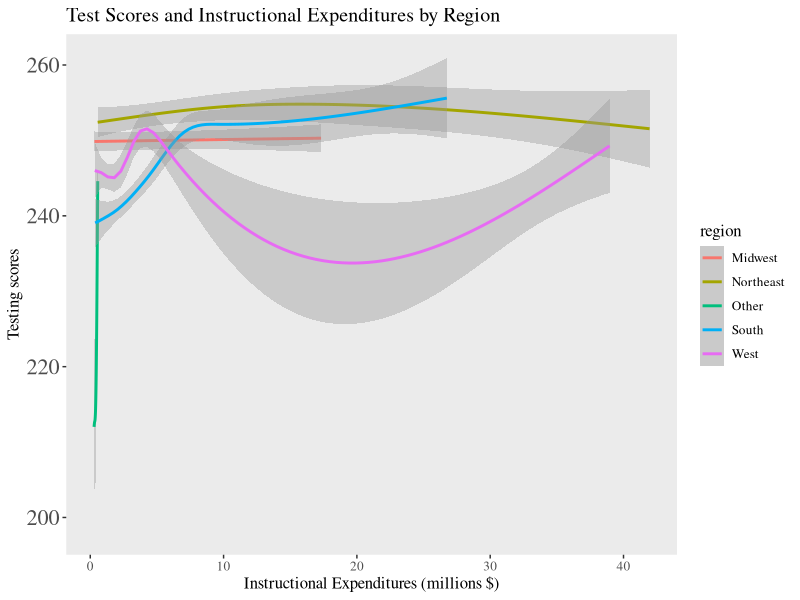
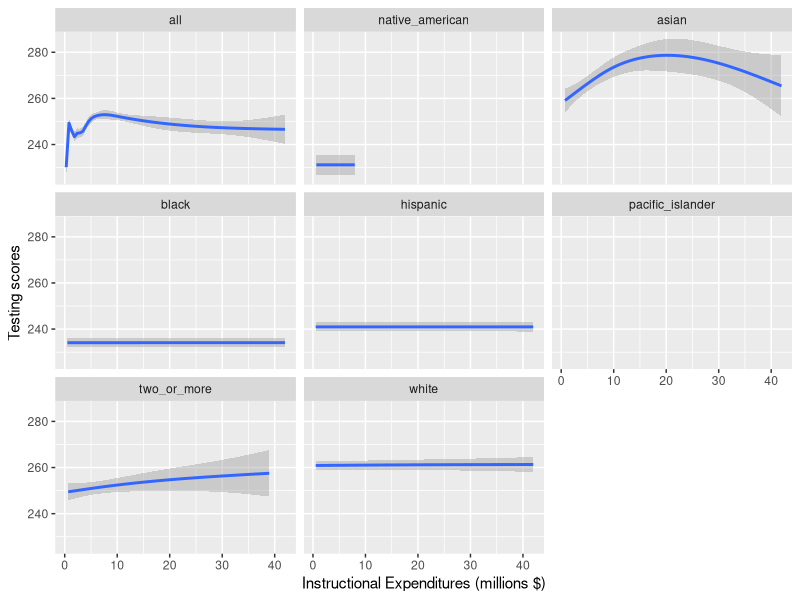
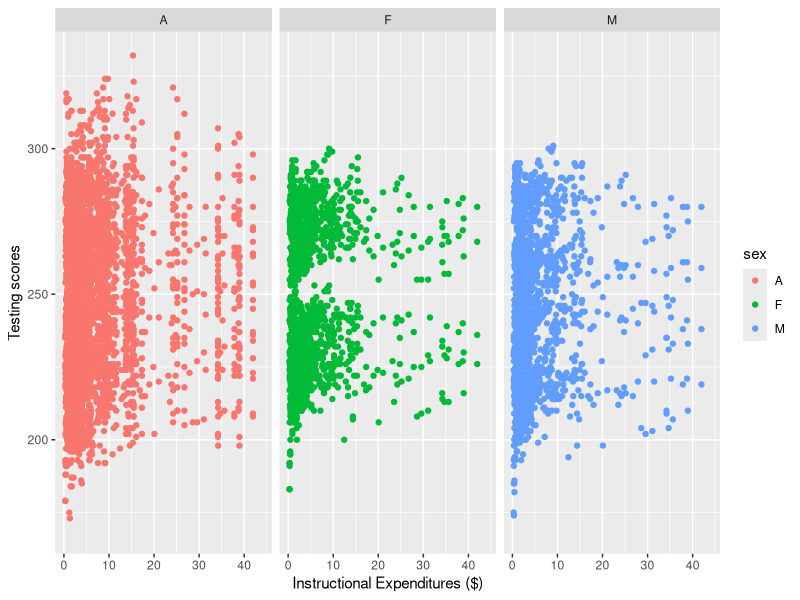
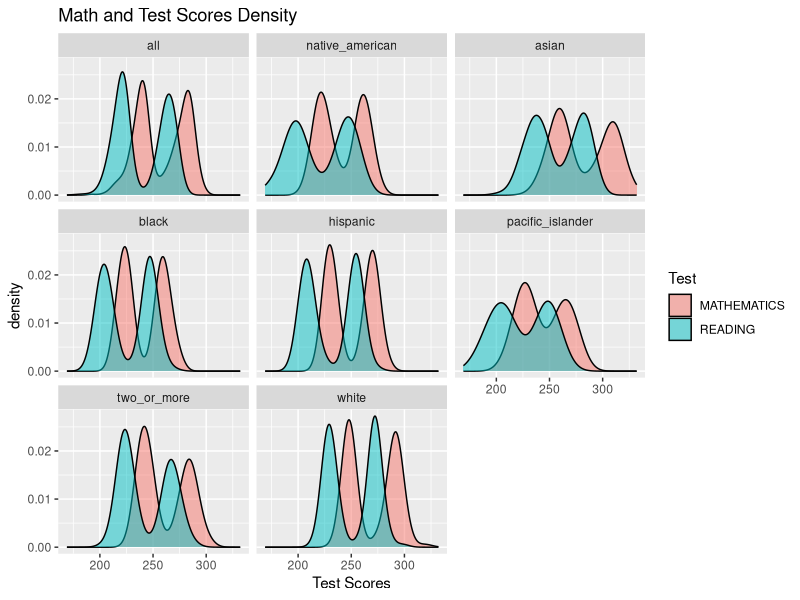
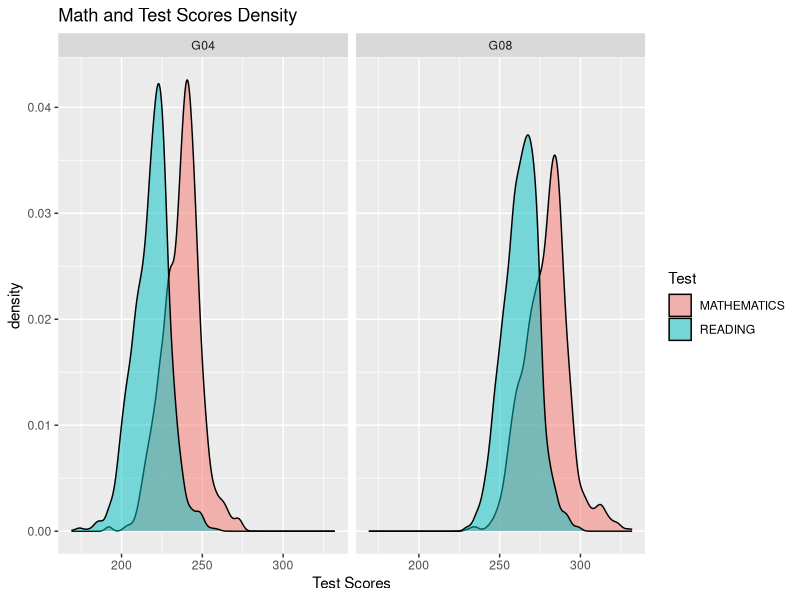
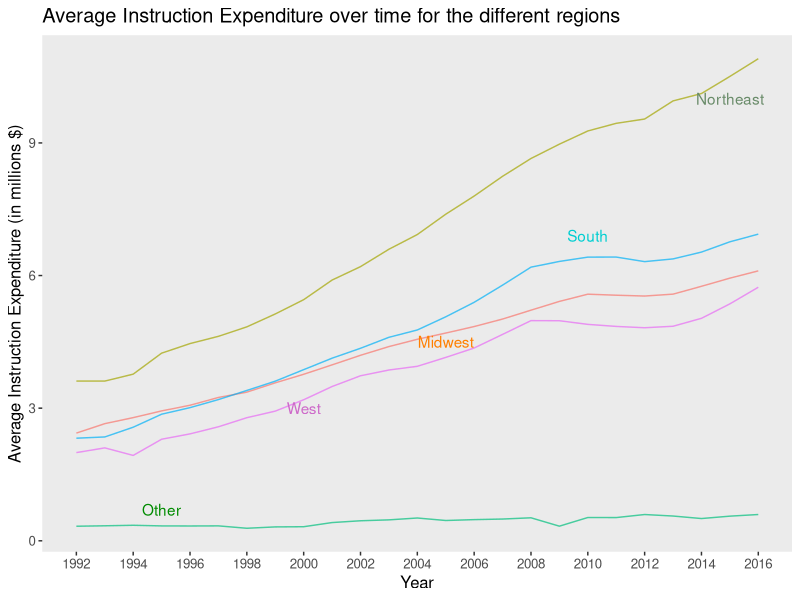
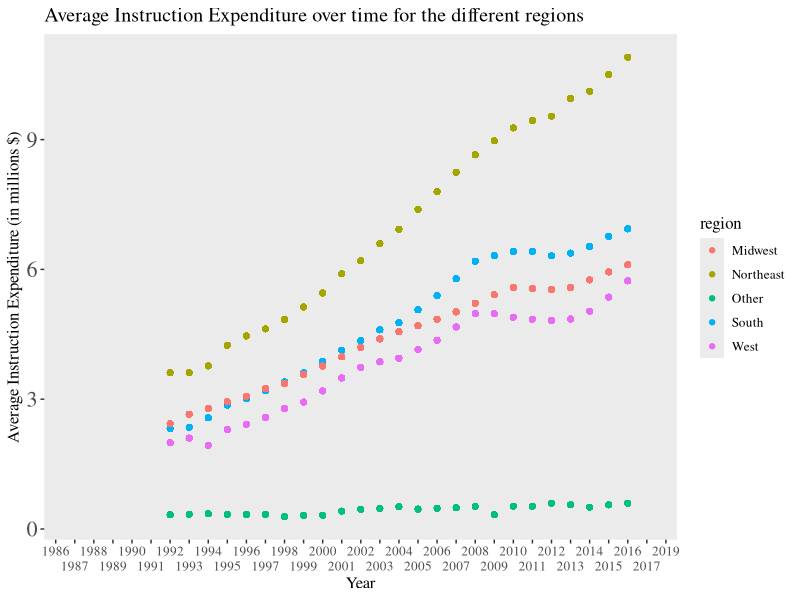

Write R code to recreate these figures, in order. (Note: this script raises an error after producing the figures.)
## ---- chunk 1
knitr::opts_chunk$set(echo = FALSE, message = FALSE, results = FALSE, warning = FALSE)
library(tidyverse)
library(readxl)
## ---- chunk 2
schools <- read_xlsx("US_schools_data.xlsx")
## ---- chunk 3
clean_schools <-schools %>%
  select(PRIMARY_KEY,
         TOTAL_EXPENDITURE, 
         INSTRUCTION_EXPENDITURE, 
         SUPPORT_SERVICES_EXPENDITURE, 
         OTHER_EXPENDITURE, 
         CAPITAL_OUTLAY_EXPENDITURE, 
         ends_with("READING"), 
         ends_with("MATHEMATICS"))
## ---- chunk 4

clean_schools$PRIMARY_KEY <- str_replace(clean_schools$PRIMARY_KEY,"_", " ")

clean_schools <- clean_schools %>%
  separate(PRIMARY_KEY, 
           into = c("year", "state"), 
           sep = " ")

clean_schools$state <- str_replace_all(clean_schools$state, "_", " ")


## ---- chunk 5
clean_schools <- clean_schools %>%
  pivot_longer("G04_A_A_READING":"G08_TR_A_MATHEMATICS",
               names_to = c("grade","race", "sex", "test"),
               names_sep = "_",
               values_to = "score")
## ---- chunk 6
clean_schools <- clean_schools %>%
  mutate(sex = as.factor(sex),
         race = fct_recode(as.factor(clean_schools$race), 
                           all = "A",
                           asian = "AS",
                           hispanic = "HI",
                           black = "BL",
                           white = "WH",
                           pacific_islander = "HP",
                           two_or_more = "TR",
                           native_american = "AM"),
         test = as.factor(test),
         grade =as.factor(grade),
         INSTRUCTION_EXPENDITURE = INSTRUCTION_EXPENDITURE / 1000000
         )
  
## ---- chunk 7
MIDWEST <- c("INDIANA",
             "ILLINOIS",
             "MICHIGAN",
             "OHIO",
             "WISCONSIN",
             "IOWA",
             "KANSAS",
             "MINNESOTA",
             "MISSOURI",
             "NEBRASKA",
             "NORTH DAKOTA",
             "SOUTH DAKOTA")

NORTHEAST <- c("CONNECTICUT",
               "MAINE",
               "MASSACHUSETTS",
               "NEW HAMPSHIRE",
               "RHODE ISLAND",
               "VERMONT",
               "NEW JERSEY",
               "NEW YORK",
               "PENNSYLVANIA")

SOUTH <- c("DELAWARE",
           "DISTRICT",
           "FLORIDA",
           "GEORGIA",
           "MARYLAND",
           "NORTH CAROLINA",
           "SOUTH CAROLINA",
           "VIRGINIA",
           "WEST VIRGINIA",
           "ALABAMA",
           "KENTUCKY",
           "MISSISSIPPI",
           "TENNESSEE",
           "ARKANSAS",
           "LOUISIANA",
           "OKLAHOMA",
           "TEXAS")

WEST <- c("ARIZONA",
          "COLORADO",
          "IDAHO",
          "NEW MEXICO",
          "MONTANA",
          "UTAH",
          "NEVADA",
          "WYOMING",
          "ALASKA",
          "CALIFORNIA",
          "HAWAII",
          "OREGON",
          "WASHINGTON")

clean_schools <- clean_schools %>%
  mutate(region = if_else(state %in% MIDWEST, "Midwest", 
                          if_else(state %in% NORTHEAST, "Northeast", 
                                  if_else(state %in% SOUTH, "South", 
                                          if_else(state %in% WEST, "West", "Other")))))

## ---- chunk 8
clean_schools %>%
  group_by(region) %>%
  ggplot(aes(x = INSTRUCTION_EXPENDITURE, y = score, color = region)) +
  geom_smooth() +
  theme(panel.grid.major = element_blank(), 
        panel.grid.minor = element_blank(),
        text=element_text(size=12, 
                          family="serif"),
                          axis.text.y = element_text(size = 16))+
  labs(title = "Test Scores and Instructional Expenditures by Region",
       x = "Instructional Expenditures (millions $)", 
       y = "Testing scores")  

# I don't think we should include this plot
clean_schools %>%
  ggplot(aes(x = INSTRUCTION_EXPENDITURE, y = score)) +
  #geom_point() +
  geom_smooth() +
  labs(x = "Instructional Expenditures (millions $)", 
       y = "Testing scores")  +
  facet_wrap(~race)
## ---- chunk 9
clean_schools %>%
  ggplot(aes(x = INSTRUCTION_EXPENDITURE, y = score, color = sex)) +
  geom_point() +
  labs(x = "Instructional Expenditures ($)", 
       y = "Testing scores")  +
  facet_wrap(~sex)
## ---- chunk 10
clean_schools %>%
  ggplot()+
  geom_density(mapping = aes(x = score, fill = test), alpha = 0.5)+
  facet_wrap(~race) +
  labs(title = "Math and Test Scores Density", x = "Test Scores", fill = "Test")
## ---- chunk 11
clean_schools %>%
  ggplot()+
  geom_density(mapping = aes(x = score, fill = test), alpha = 0.5)+
  facet_wrap(~grade) +
  labs(title = "Math and Test Scores Density", x = "Test Scores", fill = "Test")
## ---- chunk 12
clean_schools %>%
  filter(!is.na(INSTRUCTION_EXPENDITURE)) %>%
  group_by(year, region) %>%
  mutate(
    avg = mean(INSTRUCTION_EXPENDITURE, na.rm = TRUE),
         year = as.numeric(year),
    region = as.factor(region)
    ) %>%
  ggplot(mapping = aes(x = year, y = avg, color = region))+
  geom_line(alpha = 0.7) +
  theme(legend.position="none",
        panel.grid.major = element_blank(), 
        panel.grid.minor = element_blank(),
        text=element_text(size=12, family="sans"))+
  annotate(geom="text", x=2015, y=10, label="Northeast", color = "darkseagreen4") +
  annotate(geom="text", x=2000, y=3, label="West", color = "orchid3") +
  annotate(geom="text", x=1995, y=0.7, label="Other", color = "green4") +
  annotate(geom="text", x=2005, y=4.5, label="Midwest", color = "darkorange1") +
  annotate(geom="text", x=2010, y=6.9, label="South", color = "darkturquoise") +
  scale_x_continuous(breaks = round(seq(min(clean_schools$year), max(clean_schools$year), by = 2),1)) +
  labs(title = "Average Instruction Expenditure over time for the different regions", y = "Average Instruction Expenditure (in millions $)", x = "Year")
## ---- chunk 13
clean_schools %>%
  #filter(!is.na(INSTRUCTION_EXPENDITURE)) %>%
  group_by(year, region, race, sex) %>%
  mutate(  avg = mean(INSTRUCTION_EXPENDITURE, na.rm = TRUE),
         year = as.factor(year)) %>%
  ggplot(mapping = aes(x = year, y = avg, color = region))+
  geom_point() +
  scale_x_discrete(guide = guide_axis(n.dodge=2))+
  theme(panel.grid.major = element_blank(), 
        panel.grid.minor = element_blank(),
        text=element_text(size=12, 
                          family="serif"),
                          axis.text.y = element_text(size = 16))+
  labs(title = "Average Instruction Expenditure over time for the different regions", y = "Average Instruction Expenditure (in millions $)", x = "Year")
## ---- chunk 14
clean_schools %>%
  group_by(year, region) %>%
  filter(year > 1992 & year < 2017) %>%
  mutate(
    avg = mean(INSTRUCTION_EXPENDITURE, na.rm = TRUE),
         year = as.factor(year)) %>%
  ggplot(mapping = aes(x = year, 
                       y = avg,
                       group = region,
                       color = fct_reorder2(region, year, INSTRUCTION_EXPENDITURE)))+
  geom_line() +
  scale_x_discrete(guide = guide_axis(n.dodge=2)) +
  #scale_colour_brewer(palette = "Paired") +
  theme(panel.grid.major = element_blank(), 
        panel.grid.minor = element_blank(),
        text=element_text(size=12, 
                          family="serif"),
                          axis.text.y = element_text(size = 16))+
  # code for removing gridlines from https://felixfan.github.io/ggplot2-remove-grid-background-margin/
  # code for font from https://stackoverflow.com/questions/34522732/changing-fonts-in-ggplot2
  # annotation from https://ggplot2.tidyverse.org/reference/annotate.html
  labs(title = "Average Instruction Expenditure Over Time by Region",
       x = "Year",
       y = "Average Instruction Expenditure (Millions $)",
       color = "Region")+
  annotate("text", 
           x = "2012", 
           y = 7.75, 
           label = "Large increase \n for Northeast",
           size = 2)

## ---- chunk 15
clean_schools %>%
  filter(test == "MATHEMATICS",
         !is.na(score)) %>%
  lm(score ~ INSTRUCTION_EXPENDITURE, data = .) ->
  math_model

clean_schools %>%
  filter(test == "READING",
         !is.na(score)) %>%
  lm(score ~ INSTRUCTION_EXPENDITURE, data = .) ->
  reading_model
## ---- chunk 16
summary(math_model)
# math model has higher r^2
summary(reading_model)
## ---- chunk 17
clean_schools %>%
  lm(score ~ test, data = .) ->
  test_model
summary(test_model)
## ---- chunk 18
clean_schools %>%
  mutate(year = as.numeric(year)) %>%
  lm(score ~ test + year, data = .) %>%
  summary()
## ---- chunk 19
clean_schools %>%
  mutate(year = as.numeric(year),
         state = as.factor(state)) %>%
  lm(score ~ test + year + SUPPORT_SERVICES_EXPENDITURE, data = .) %>%
  summary()
## ---- chunk 20
clean_schools %>%
  mutate(year = as.numeric(year)) %>%
  lm(score ~ test + year + region + SUPPORT_SERVICES_EXPENDITURE, data = .) %>%
  summary()
## ---- chunk 21
clean_schools %>%
  mutate(year = as.numeric(year)) %>%
  lm(score ~ test + year + region + SUPPORT_SERVICES_EXPENDITURE + race, data = .) %>%
  summary()
## ---- chunk 22
clean_schools %>%
  mutate(year = as.numeric(year)) %>%
  lm(score ~ test + year + region + race, data = .) %>%
  summary()
## ---- chunk 23
clean_schools %>%
  mutate(year = as.numeric(year)) %>%
  lm(score ~ test + year + region + SUPPORT_SERVICES_EXPENDITURE + race + grade, data = .) %>%
  summary()
## ---- chunk 24
clean_schools %>%
  mutate(year = as.numeric(year)) %>%
  lm(score ~ test + year + region +  race + grade + sex, data = .) %>%
  summary()


## ---- chunk 25
clean_schools %>%
  mutate(year = as.numeric(year)) %>%
  lm(score ~ test + year + region + race + grade + INSTRUCTION_EXPENDITURE, data = .) %>%
  summary()
## ---- chunk 26
clean_schools %>%
  filter(!is.na(SUPPORT_SERVICES_EXPENDITURE)) %>%
  group_by(year, region) %>%
  mutate(
    avg = mean(SUPPORT_SERVICES_EXPENDITURE/1000000, na.rm = TRUE),
         year = as.numeric(year),
    region = as.factor(region)
    ) %>%
  ggplot(mapping = aes(x = year, y = avg, color = region))+
  geom_line(alpha = 0.7) +
  theme(
        panel.grid.major = element_blank(), 
        panel.grid.minor = element_blank(),
        text=element_text(size=12, family="sans"))+
  scale_x_continuous(breaks = round(seq(min(clean_schools$year), max(clean_schools$year), by = 2),1)) +
  labs(title = "Average Support Services Expenditure over time for the different regions", y = "Average Support Services Expenditure (in millions $)", x = "Year")
## ---- chunk 27
clean_schools %>%
  mutate(year = as.numeric(year)) %>%
  ggplot(mapping = aes(x = year, 
                           y = score,
                           color = race))+
  geom_point()+
  geom_jitter()+
  #stat_smooth(method = "lm")+
  facet_grid(rows = vars(test),
             cols = vars(grade))+
  theme(panel.grid.major = element_blank(), 
        panel.grid.minor = element_blank())
## ---- chunk 28
clean_schools %>%
  filter(year >= 2010,
         race != "all") %>%
  mutate(year = as.factor(year)) %>%
  ggplot(mapping = aes(x = year, 
                           y = score,
                           color = race))+
  geom_point()+
  geom_jitter()+
  stat_smooth(method = "lm")+
  facet_grid(rows = vars(test), cols = vars(grade))+
  theme(panel.grid.major = element_blank(), 
        panel.grid.minor = element_blank())
## ---- chunk 29
clean_schools %>%
  filter(year >= 2010,
         race != "all") %>%
  mutate(year = as.factor(year)) %>%
  ggplot(mapping = aes(x = year, 
                           y = score,
                           color = grade))+
  geom_point()+
  geom_jitter()+
  stat_smooth(method = "lm")+
  facet_grid(rows = vars(test), cols = vars(race))+
  theme(panel.grid.major = element_blank(), 
        panel.grid.minor = element_blank())
## ---- chunk 30
schools_lm <- clean_schools %>%
  mutate(year = as.numeric(year)) %>%
  lm(score ~ test + year + region + race + grade + INSTRUCTION_EXPENDITURE, data = .)
schools_predict <- predict(schools_lm)
schools_sigma <- sigma(schools_lm)
## ---- chunk 31
noise <- function(x, mean = 0, sd){
  n <- length(x)
  new_data <- x + rnorm(n, mean, sd)
  return(new_data)
}
## ---- chunk 32
new_data <- tibble(
  predict_score = noise(schools_predict,
                         sd = schools_sigma)
)
## ---- chunk 33
new_data <- clean_schools %>% 
  filter(!is.na(score), 
         !is.na(test), 
         !is.na(year),
         !is.na(region),
         !is.na(race),
         !is.na(grade),
         !is.na(INSTRUCTION_EXPENDITURE)) %>% 
  select(score, test, year, region, race, grade,
         INSTRUCTION_EXPENDITURE) %>% 
  bind_cols(new_data)
## ---- chunk 34
nsims <- 1000

sims <- map_dfc(1:nsims, ~tibble(
  sim = noise(schools_predict, 
              sd = schools_sigma)))
## ---- chunk 35
colnames(sims) <- colnames(sims) %>% 
  str_replace(pattern = "\\.\\.\\.",
                  replace = "_")
## ---- chunk 36
sims <- clean_schools %>% 
filter(!is.na(score), 
         !is.na(test), 
         !is.na(year),
         !is.na(region),
         !is.na(race),
         !is.na(grade),
         !is.na(INSTRUCTION_EXPENDITURE)) %>%  
  select(score) %>% 
  bind_cols(sims)
## ---- chunk 37
sim_r_sq <- sims %>% 
  map( ~lm(score ~ .x, data = sims)) %>% 
  map(broom::glance) %>% 
  map_dbl(~.$r.squared)
## ---- chunk 38
sim_r_sq <- sim_r_sq[names(sim_r_sq) != "score"]
head(sim_r_sq)
## ---- chunk 39
tibble(sims = sim_r_sq) %>% 
  ggplot(aes(x = sims)) + 
  geom_histogram()
